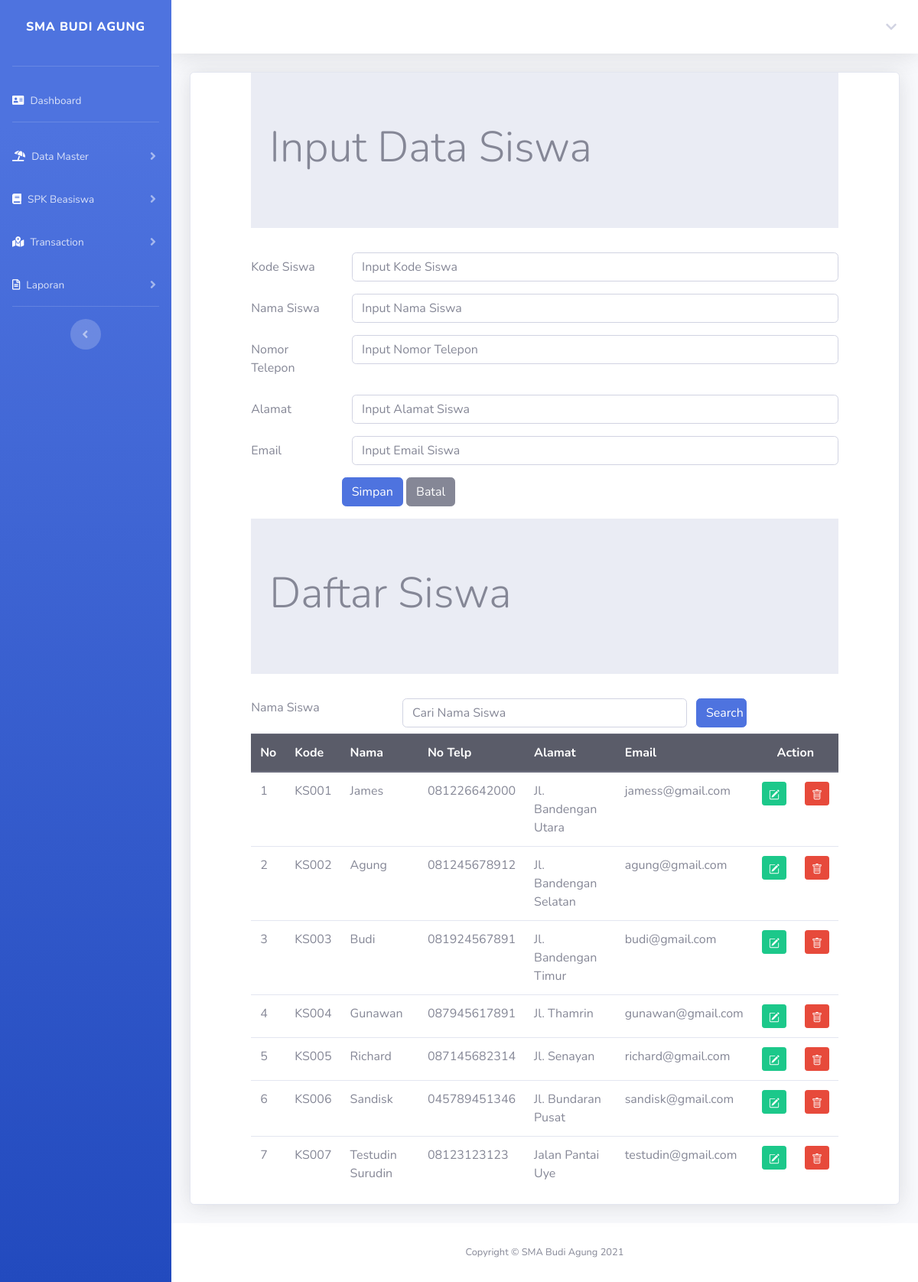
The app's page /siswainput.php (signed in) with its own data.
### tables this page shows
CREATE TABLE `siswa` (
  `id` int(11) NOT NULL,
  `kode_siswa` varchar(10) NOT NULL,
  `nama_siswa` varchar(100) NOT NULL,
  `notelp_siswa` varchar(20) NOT NULL,
  `alamat_siswa` varchar(100) NOT NULL,
  `email_siswa` varchar(100) NOT NULL
);

### siswainput.php (the view, shortened to what this page needs)
<!DOCTYPE html>
<?php
include "includes/config.php";
?> <h1>Anda Harus Mengisi Data</h1>
<html lang="en">
<head>
  <link rel="stylesheet" type="text/css" href="css/bootstrap.min.css">
</head>
<?php include "header.php"; ?>
<div class="container-fluid">
  <div class="card shadow mb-4">
    <body>
      <div class="row">
        <div class="col-sm-1">
        </div>
        <div class="col-sm-10">
          <div class="jumbotron jumbotron-fluid">
            <div class="container">
              <h1 class="display-4">Input Data Siswa </h1>
            </div>
          </div>
          <form method="POST">
            <div class="form-group row">
              <label for="kode_siswa" class="col-sm-2 col-form-label">Kode Siswa </label>
              <div class="col-sm-10">
                <input type="text" class="form-control" name="inputkode" id="kode_siswa" placeholder="Input Kode Siswa " maxlength="6" required="">
              </div>
            </div>
            <div class="form-group row">
              <label for="nama_siswa" class="col-sm-2 col-form-label">Nama Siswa</label>
              <div class="col-sm-10">
                <input type="text" class="form-control" name="inputnama" id="nama_siswa" placeholder="Input Nama Siswa ">
              </div>
            </div>
            <div class="form-group row">
              <label for="notelp_siswa" class="col-sm-2 col-form-label">Nomor Telepon </label>
              <div class="col-sm-10">
                <input type="text" class="form-control" name="inputnotelp" id="notelp_siswa" placeholder="Input Nomor Telepon ">
              </div>
            </div>
            <div class="form-group row">
              <label for="alamat_siswa" class="col-sm-2 col-form-label">Alamat </label>
              <div class="col-sm-10">
                <input type="text" class="form-control" name="inputalamat" id="alamat_siswa" placeholder="Input Alamat Siswa ">
              </div>
            </div>
            <div class="form-group row">
              <label for="email_siswa" class="col-sm-2 col-form-label">Email </label>
              <div class="col-sm-10">
                <input type="email" class="form-control" name="email_siswa" id="email_siswa" placeholder="Input Email Siswa">
              </div>
            </div>
            <div class="col-sm-10">
              <div class="form-group row">
                <div class="col-sm-2">
                </div>
                <div class="col-sm-10">
                  <input type="submit" class="btn btn-primary" value="Simpan" name="simpan">
                  <input type="button" class="btn btn-secondary" value="Batal" name="batal">
                </div>
              </div>
          </form>
        </div>
      </div>
      <div class="jumbotron jumbotron-fluid">
        <div class="container">
          <h1 class="display-4">Daftar Siswa</h1>
        </div>
      </div>
      <form method="POST">
        <div class="form-group row mb-2">
          <label for="search" class="col-sm-3">Nama Siswa</label>
          <div class="col-sm-6">
            <input type="text" name="search" class="form-control" id="search" value="<?php if (isset($_POST['search'])) {
                                                                                        echo $_POST['search'];
                                                                                      } ?>" placeholder="Cari Nama Siswa">
          </div>
          <input type="submit" name="kirim" class="col-sm-1 btn btn-primary" value="Search">
        </div>
      </form>
      <table class="table table success">
        <thead class="thead-dark">
          <tr>
            <th>No</th>
            <th>Kode</th>
            <th>Nama </th>
            <th>No Telp </th>
            <th>Alamat</th>
            <th>Email</th>
            <th colspan="2" style="text-align: center">Action</th>
          </tr>
        </thead>
        <tbody>
          <?php
          if (isset($_POST["kirim"])) {
            $search = $_POST['search'];
            $query = mysqli_query($connection, "select * from siswa
        where nama_siswa like '%" . $search . "%'");
          } else {
            $query = mysqli_query($connection, "select * from siswa");
          }
          $nomor = 1;
          while ($row = mysqli_fetch_array($query)) { ?>
            <tr>
              <td><?php echo $nomor; ?></td>
              <td><?php echo $row['kode_siswa']; ?></td>
              <td><?php echo $row['nama_siswa']; ?></td>
              <td><?php echo $row['notelp_siswa']; ?></td>
              <td><?php echo $row['alamat_siswa']; ?></td>
              <td><?php echo $row['email_siswa']; ?></td>
              <td>
                <a href="siswaedit.php?ubah=<?php echo $row["kode_siswa"] ?>" class="btn btn-success btn-sm" title="Edit">
                </a>
              </td>
              <td>
                <a href="siswahapus.php?hapus=<?php echo $row["kode_siswa"] ?>" class="btn btn-danger btn-sm" title="Delete">
                </a>
              </td>
            </tr>
            <?php $nomor = $nomor + 1; ?>
          <?php } ?>
        </tbody>
      </table>
  </div>
  </body>
<?php include "footer.php"; ?>
</html>

### records on screen
siswa: kode_siswa "KS001", nama_siswa "James", notelp_siswa "081226642000", alamat_siswa "Jl. Bandengan Utara", email_siswa "jamess@gmail.com"
siswa: kode_siswa "KS002", nama_siswa "Agung", notelp_siswa "081245678912", alamat_siswa "Jl. Bandengan Selatan", email_siswa "agung@gmail.com"
siswa: kode_siswa "KS003", nama_siswa "Budi", notelp_siswa "081924567891", alamat_siswa "Jl. Bandengan Timur", email_siswa "budi@gmail.com"
siswa: kode_siswa "KS004", nama_siswa "Gunawan", notelp_siswa "087945617891", alamat_siswa "Jl. Thamrin", email_siswa "gunawan@gmail.com"
siswa: kode_siswa "KS005", nama_siswa "Richard", notelp_siswa "087145682314", alamat_siswa "Jl. Senayan", email_siswa "richard@gmail.com"
siswa: kode_siswa "KS006", nama_siswa "Sandisk", notelp_siswa "045789451346", alamat_siswa "Jl. Bundaran Pusat", email_siswa "sandisk@gmail.com"
siswa: kode_siswa "KS007", nama_siswa "Testudin Surudin", notelp_siswa "08123123123", alamat_siswa "Jalan Pantai Uye", email_siswa "testudin@gmail.com"
